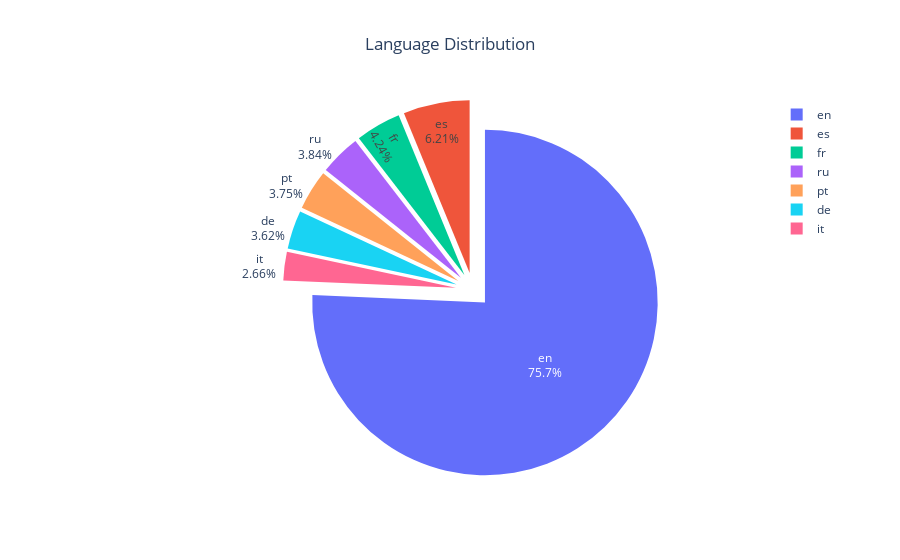

This figure's notebook cell:
### Code cell
language_counts = df['language'].value_counts()

# Set a threshold for displaying slices
threshold = 2  # Display slices for languages with at least 2%

# Calculate percentage for each language
total_count = language_counts.sum()
language_counts = language_counts[language_counts / total_count * 100 >= threshold]

# Create an interactive pie chart using Plotly
fig = px.pie(language_counts, names=language_counts.index, values=language_counts,
             title='Language Distribution',
             labels={'names': 'Language', 'values': 'Percentage'})

# Customize the appearance and layout
fig.update_traces(textinfo='percent+label', pull=[0.1] * len(language_counts))
fig.update_layout(title_x=0.5)

# Show the interactive plot
fig.show()

### Figure 1 — Plotly figure (JSON) as saved in the notebook; plotly's stock layout.template omitted (floating-point values rounded to 4 significant figures)
{"data": [{"domain": {"x": [0, 1], "y": [0, 1]}, "hovertemplate": "index=%{label}<br>Percentage=%{value}<extra></extra>", "labels": ["en", "es", "fr", "ru", "pt", "de", "it"], "legendgroup": "", "name": "", "pull": [0.1, 0.1, 0.1, 0.1, 0.1, 0.1, 0.1], "showlegend": true, "textinfo": "percent+label", "type": "pie", "values": [131167, 10765, 7357, 6659, 6493, 6268, 4608]}], "layout": {"legend": {"tracegroupgap": 0}, "title": {"text": "Language Distribution", "x": 0.5}}}
